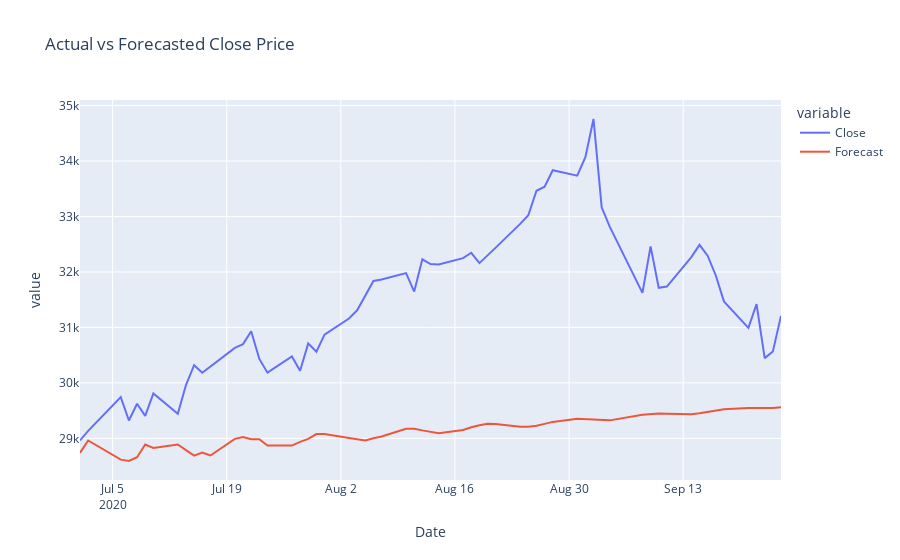

Source (notebook cell):
### Code cell
forecast_index = pd.date_range(start=df_insample['Date'].iloc[-1], periods=forecast_steps+1, freq='D')[1:]
df_forecast = pd.DataFrame({'Date': forecast_index, 'Forecast': forecast})

df_compare = pd.merge(df_outsample.head(forecast_steps), df_forecast, on='Date')

rmse = mean_squared_error(df_compare['Close'], df_compare['Forecast'], squared=False)
print(f"RMSE: {rmse}")

fig = px.line(df_compare, x='Date', y=['Close', 'Forecast'], title="Actual vs Forecasted Close Price")
fig.show()
